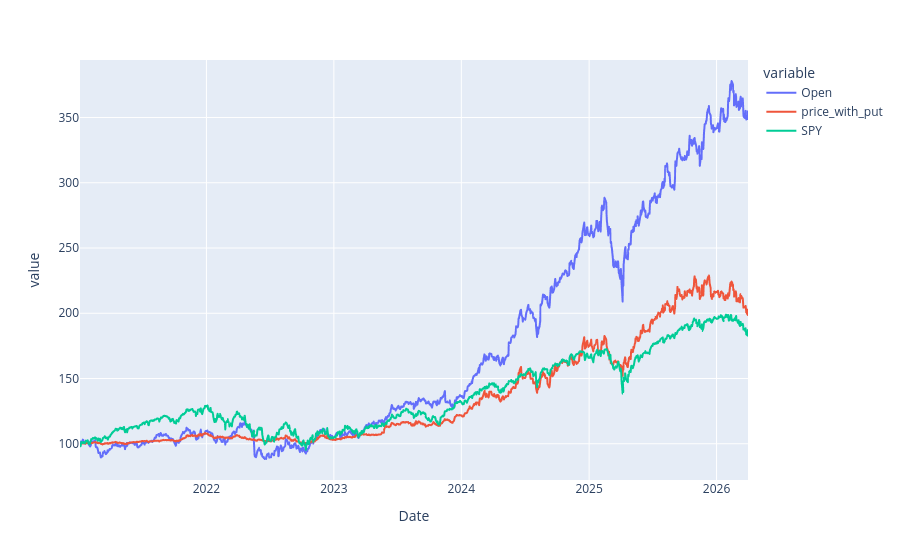

Notebook cell for this chart:
### Markdown cell above
### Adding comparison + normalizing returns

### Code cell
benchmark_ticker = 'SPY'

init_df[benchmark_ticker] = yf.Ticker(benchmark_ticker) \
                            .history(start = end, 
                                     end = end+relativedelta(months=3*(num_quarters+1))).Open

init_df /= init_df.iloc[0]/100

px.line(init_df)

### Figure 1 — Plotly figure (JSON) as saved in the notebook; plotly's stock layout.template omitted (floating-point values rounded to 4 significant figures; data arrays with more than 128 entries replaced by an {"elided": "..."} marker saying what was removed)
{"data": [{"hovertemplate": "variable=Open<br>Date=%{x}<br>value=%{y}<extra></extra>", "legendgroup": "Open", "line": {"color": "#636efa", "dash": "solid"}, "marker": {"symbol": "circle"}, "mode": "lines", "name": "Open", "showlegend": true, "type": "scattergl", "x": {"elided": "1328 str values"}, "xaxis": "x", "y": {"elided": "1328 float values"}, "yaxis": "y"}, {"hovertemplate": "variable=price_with_put<br>Date=%{x}<br>value=%{y}<extra></extra>", "legendgroup": "price_with_put", "line": {"color": "#EF553B", "dash": "solid"}, "marker": {"symbol": "circle"}, "mode": "lines", "name": "price_with_put", "showlegend": true, "type": "scattergl", "x": {"elided": "1328 str values"}, "xaxis": "x", "y": {"elided": "1328 float values"}, "yaxis": "y"}, {"hovertemplate": "variable=SPY<br>Date=%{x}<br>value=%{y}<extra></extra>", "legendgroup": "SPY", "line": {"color": "#00cc96", "dash": "solid"}, "marker": {"symbol": "circle"}, "mode": "lines", "name": "SPY", "showlegend": true, "type": "scattergl", "x": {"elided": "1328 str values"}, "xaxis": "x", "y": {"elided": "1328 float values"}, "yaxis": "y"}], "layout": {"legend": {"title": {"text": "variable"}, "tracegroupgap": 0}, "margin": {"t": 60}, "xaxis": {"anchor": "y", "domain": [0, 1], "title": {"text": "Date"}}, "yaxis": {"anchor": "x", "domain": [0, 1], "title": {"text": "value"}}}}
